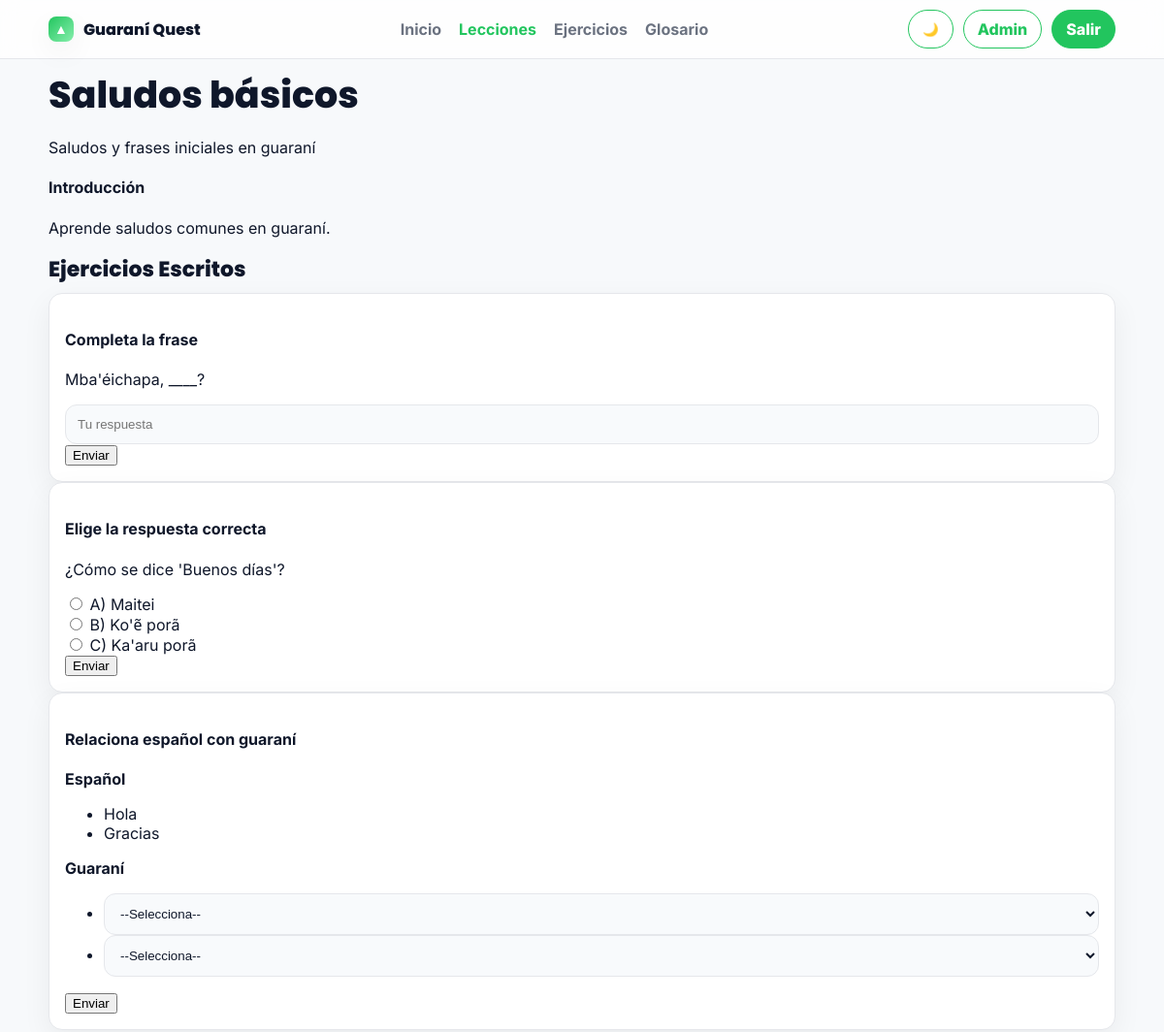
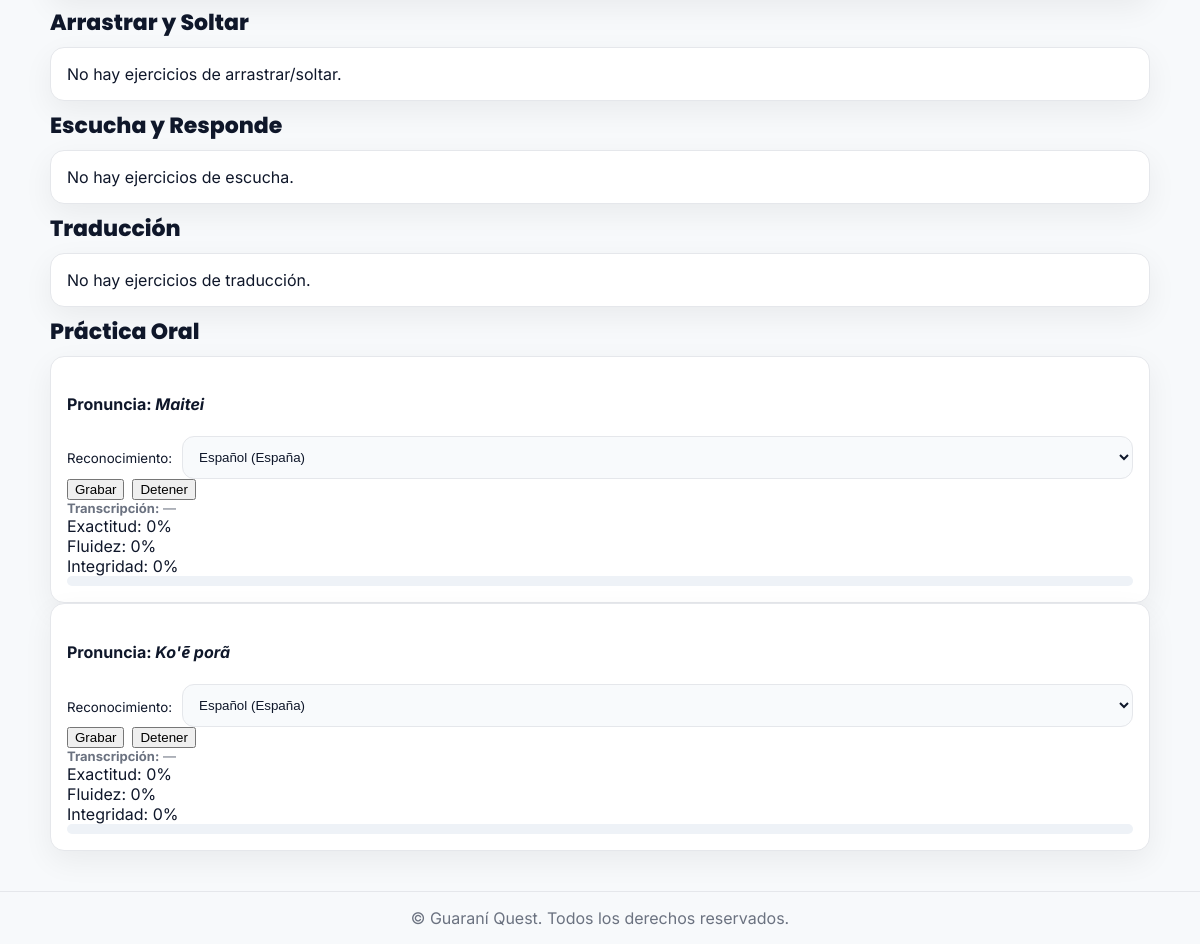
/learning/lessons/2/ (signed in), run on the app's committed database (2 pictures, top to bottom).
### learning/models.py (models this page shows, shortened)
class Lesson(models.Model):
    title = models.CharField(max_length=200)
    description = models.TextField(blank=True)
    order = models.PositiveIntegerField(default=0)
    is_published = models.BooleanField(default=True)
    class Meta:
        ordering = ["order", "id"]

class LessonSection(models.Model):
    lesson = models.ForeignKey(Lesson, on_delete=models.CASCADE, related_name="sections")
    title = models.CharField(max_length=200, blank=True)
    body = models.TextField(blank=True)
    reference_audio = models.FileField(upload_to="lesson_sections/", blank=True, null=True)
    order = models.PositiveIntegerField(default=0)
    class Meta:
        ordering = ["order", "id"]

class FillBlankExercise(models.Model):
    lesson = models.ForeignKey(Lesson, on_delete=models.CASCADE, related_name="fillblanks")
    prompt_text = models.TextField(help_text="Usa '____' para indicar el espacio en blanco.")
    correct_answer = models.CharField(max_length=255)
    order = models.PositiveIntegerField(default=0)
    class Meta:
        ordering = ["order", "id"]

class MultipleChoiceExercise(models.Model):
    lesson = models.ForeignKey(Lesson, on_delete=models.CASCADE, related_name="mcqs")
    question_text = models.TextField()
    choices_json = models.JSONField()
    correct_key = models.CharField(max_length=10)
    order = models.PositiveIntegerField(default=0)
    class Meta:
        ordering = ["order", "id"]

class MatchingExercise(models.Model):
    lesson = models.ForeignKey(Lesson, on_delete=models.CASCADE, related_name="matchings")
    instructions = models.CharField(max_length=255, default="Relaciona las parejas")
    order = models.PositiveIntegerField(default=0)
    class Meta:
        ordering = ["order", "id"]

class MatchingPair(models.Model):
    exercise = models.ForeignKey(MatchingExercise, on_delete=models.CASCADE, related_name="pairs")
    left_text = models.CharField(max_length=255)
    right_text = models.CharField(max_length=255)

class PronunciationExercise(models.Model):
    lesson = models.ForeignKey(Lesson, on_delete=models.CASCADE, related_name="pronun_exercises")
    text_guarani = models.CharField(max_length=255)
    reference_audio = models.FileField(upload_to="pronunciation_refs/", blank=True, null=True)
    order = models.PositiveIntegerField(default=0)
    class Meta:
        ordering = ["order", "id"]

### learning/views.py (the view)
# urls.py: path("lessons/<int:pk>/", views.lesson_detail, name="lesson_detail"),
@login_required
def lesson_detail(request, pk):
    lesson = get_object_or_404(Lesson, pk=pk, is_published=True)
    ctx = {
        "lesson": lesson,
        "sections": lesson.sections.all(),
        "fillblanks": lesson.fillblanks.all(),
        "mcqs": lesson.mcqs.all(),
        "matchings": lesson.matchings.all(),
        "pronun_exercises": lesson.pronun_exercises.all(),
    }
    return render(request, "learning/lesson_detail.html", ctx)

### learning/templates/learning/lesson_detail.html (shortened to what this page needs)
{% extends "base.html" %}
{% load static %}
{% block content %}
  <h1>{{ lesson.title }}</h1>
  <p>{{ lesson.description }}</p>
  {% for section in sections %}
    <section class="section">
      <h4>{{ section.title }}</h4>
      <p>{{ section.body }}</p>
    </section>
  {% endfor %}
  <h3>Ejercicios Escritos</h3>
  {% for ex in fillblanks %}
    {% include "learning/partials/exercise_fillblank.html" with ex=ex %}
  {% endfor %}
  {% for ex in mcqs %}
    {% include "learning/partials/exercise_mcq.html" with ex=ex %}
  {% endfor %}
  {% for ex in matchings %}
    {% include "learning/partials/exercise_matching.html" with ex=ex %}
  {% endfor %}
  <h3>Arrastrar y Soltar</h3>
{% for ex in dragdrops %}
  {% include "learning/partials/exercise_dragdrop.html" with ex=ex %}
{% empty %}
  <div class="card">No hay ejercicios de arrastrar/soltar.</div>
{% endfor %}
<h3>Escucha y Responde</h3>
{% for ex in listenings %}
  {% include "learning/partials/exercise_listening.html" with ex=ex %}
{% empty %}
  <div class="card">No hay ejercicios de escucha.</div>
{% endfor %}
<h3>Traducción</h3>
{% for ex in translations %}
  {% include "learning/partials/exercise_translation.html" with ex=ex %}
{% empty %}
  <div class="card">No hay ejercicios de traducción.</div>
{% endfor %}
{% load static %}
  <h3>Práctica Oral</h3>
  {% for ex in pronun_exercises %}
    {% include "learning/partials/pronunciation.html" with ex=ex %}
  {% empty %}
    <p>No hay ejercicios de pronunciación en esta lección.</p>
  {% endfor %}
{% endblock %}

### learning/templates/learning/partials/exercise_fillblank.html (shortened to what this page needs)
<div class="card exercise" id="fillblank-{{ ex.id }}">
  <h4>Completa la frase</h4>
  <p>{{ ex.prompt_text }}</p>
  <input type="text" name="answer" placeholder="Tu respuesta" />
  <button class="btn" onclick="submitFillBlank({{ ex.id }})">Enviar</button>
</div>

### learning/templates/learning/partials/exercise_mcq.html (shortened to what this page needs)
<div class="card exercise" id="mcq-{{ ex.id }}">
  <h4>Elige la respuesta correcta</h4>
  <p>{{ ex.question_text }}</p>
  {% for opt in ex.choices_json %}
    <label>
      <input type="radio" name="mcq-{{ ex.id }}" value="{{ opt.key }}"> {{ opt.key }}) {{ opt.text }}
    </label><br>
  {% endfor %}
  <button class="btn" onclick="submitMCQ({{ ex.id }})">Enviar</button>
</div>

### learning/templates/learning/partials/exercise_matching.html (shortened to what this page needs)
<div class="card exercise" id="matching-{{ ex.id }}">
  <h4>{{ ex.instructions }}</h4>
  <div class="grid-two">
    <div>
      <strong>Español</strong>
      <ul>
        {% for pair in ex.pairs.all %}
          <li data-left="{{ pair.left_text }}">{{ pair.left_text }}</li>
        {% endfor %}
      </ul>
    </div>
    <div>
      <strong>Guaraní</strong>
      <ul>
        {% for pair in ex.pairs.all %}
          <li>
            <select class="match-right" data-left="{{ pair.left_text }}">
              <option value="">--Selecciona--</option>
            </select>
          </li>
        {% endfor %}
      </ul>
    </div>
  </div>
  <button class="btn" onclick="submitMatching({{ ex.id }})">Enviar</button>
</div>

### learning/templates/learning/partials/pronunciation.html (shortened to what this page needs)
<div class="card exercise" id="pronun-{{ ex.id }}">
  <h4>Pronuncia: <em>{{ ex.text_guarani }}</em></h4>
  <div class="mb-2" style="display:flex;gap:10px;align-items:center;">
    <label for="lang-{{ ex.id }}"><small>Reconocimiento:</small></label>
    <select id="lang-{{ ex.id }}">
      <option value="es-ES">Español (España)</option>
    </select>
  </div>
  <div class="pronun-controls" style="display:flex;gap:8px;flex-wrap:wrap;">
    <button class="btn" onclick="startPronunciation('{{ ex.id }}', `{{ ex.text_guarani }}`)">Grabar</button>
    <button class="btn-secondary" onclick="stopPronunciation('{{ ex.id }}')">Detener</button>
  </div>
  <div class="mt-2" style="font-size:13px;color:var(--muted);">
    <strong>Transcripción:</strong>
    <span id="live-{{ ex.id }}" class="transcript">—</span>
  </div>
  <div class="pronun-feedback mt-2">
    <div>Exactitud: <span id="acc-{{ ex.id }}">0</span>%</div>
    <div>Fluidez: <span id="flu-{{ ex.id }}">0</span>%</div>
    <div>Integridad: <span id="comp-{{ ex.id }}">0</span>%</div>
    <div class="progress"><div class="bar" id="bar-{{ ex.id }}" style="width:0%"></div></div>
  </div>
</div>

### learning/static/css/styles.css (style rules this page uses)
:root { --green:#22c55e; --green-600:#16a34a; --green-700:#15803d; --bg:#f7f9fb; --text:#0f172a; --muted:#6b7280; --card:#ffffff; --border:#e5e7eb; --radius:14px; --shadow:0 10px 30px rgba(0,0,0,.06); }
* { box-sizing:border-box }
html,body { height:100% }
body.qx { margin:0; background:var(--bg); color:var(--text); font-family:Inter,system-ui,Arial,sans-serif; }
h1,h2,h3 { font-family:Poppins,Inter;font-weight:800;margin:8px 0 }
h1 { font-size:38px }
h3 { font-size:22px }
.card { background:var(--card);border:1px solid var(--border);border-radius:var(--radius);box-shadow:var(--shadow);padding:16px }
input[type="text"],input[type="email"],input[type="password"],select,textarea { width:100%;padding:12px;border-radius:12px;border:1px solid var(--border);background:#f8fafc;color:var(--text);outline:none }
.progress { height:10px;width:100%;border-radius:999px;background:#eef2f7;overflow:hidden }

### data on the page
Lesson: title "Saludos básicos", description "Saludos y frases iniciales en guaraní"
LessonSection: title "Introducción", body "Aprende saludos comunes en guaraní."
FillBlankExercise: prompt_text "Mba'éichapa, ____?"
MultipleChoiceExercise: question_text "¿Cómo se dice 'Buenos días'?", key "A" "B" "C", text "Maitei" "Ko'ẽ porã" "Ka'aru porã"
MatchingExercise: instructions "Relaciona español con guaraní"
MatchingPair: left_text "Hola"
MatchingPair: left_text "Gracias"
PronunciationExercise: text_guarani "Maitei", id "Español (España)"
PronunciationExercise: text_guarani "Ko'ẽ porã", id "Español (España)"
